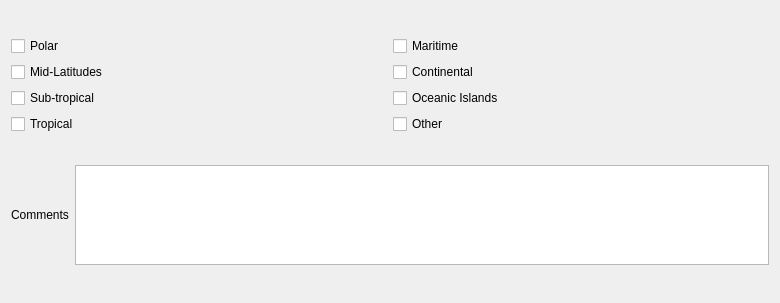
          <widget class="QWidget" name="page_3">
           <property name="geometry">
            <rect>
             <x>0</x>
             <y>0</y>
             <width>780</width>
             <height>303</height>
            </rect>
           </property>
           <attribute name="label">
            <string>Geographical Region</string>
           </attribute>
           <layout class="QVBoxLayout" name="verticalLayout_11">
            <item>
             <layout class="QHBoxLayout" name="horizontalLayout_17">
              <item>
               <layout class="QVBoxLayout" name="verticalLayout_9">
                <item>
                 <widget class="QCheckBox" name="polarCheck">
                  <property name="text">
                   <string>Polar</string>
                  </property>
                 </widget>
                </item>
                <item>
                 <widget class="QCheckBox" name="midLatitudesCheck">
                  <property name="text">
                   <string>Mid-Latitudes</string>
                  </property>
                 </widget>
                </item>
                <item>
                 <widget class="QCheckBox" name="subTropicalCheck">
                  <property name="text">
                   <string>Sub-tropical</string>
                  </property>
                 </widget>
                </item>
                <item>
                 <widget class="QCheckBox" name="tropicalCheck">
                  <property name="text">
                   <string>Tropical</string>
                  </property>
                 </widget>
                </item>
               </layout>
              </item>
              <item>
               <layout class="QVBoxLayout" name="verticalLayout_10">
                <item>
                 <widget class="QCheckBox" name="maritimeCheck">
                  <property name="text">
                   <string>Maritime</string>
                  </property>
                 </widget>
                </item>
                <item>
                 <widget class="QCheckBox" name="continentalCheck">
                  <property name="text">
                   <string>Continental</string>
                  </property>
                 </widget>
                </item>
                <item>
                 <widget class="QCheckBox" name="oceanicIslandsCheck">
                  <property name="text">
                   <string>Oceanic Islands</string>
                  </property>
                 </widget>
                </item>
                <item>
                 <widget class="QCheckBox" name="geogOtherCheck">
                  <property name="text">
                   <string>Other</string>
                  </property>
                 </widget>
                </item>
               </layout>
              </item>
             </layout>
            </item>
            <item>
             <layout class="QHBoxLayout" name="horizontalLayout_18">
              <item>
               <widget class="QLabel" name="label_15">
                <property name="text">
                 <string>Comments</string>
                </property>
               </widget>
              </item>
              <item>
               <widget class="QTextEdit" name="GROtherTextBox">
                <property name="maximumSize">
                 <size>
                  <width>16777215</width>
                  <height>100</height>
                 </size>
                </property>
               </widget>
              </item>
             </layout>
            </item>
           </layout>
          </widget>
